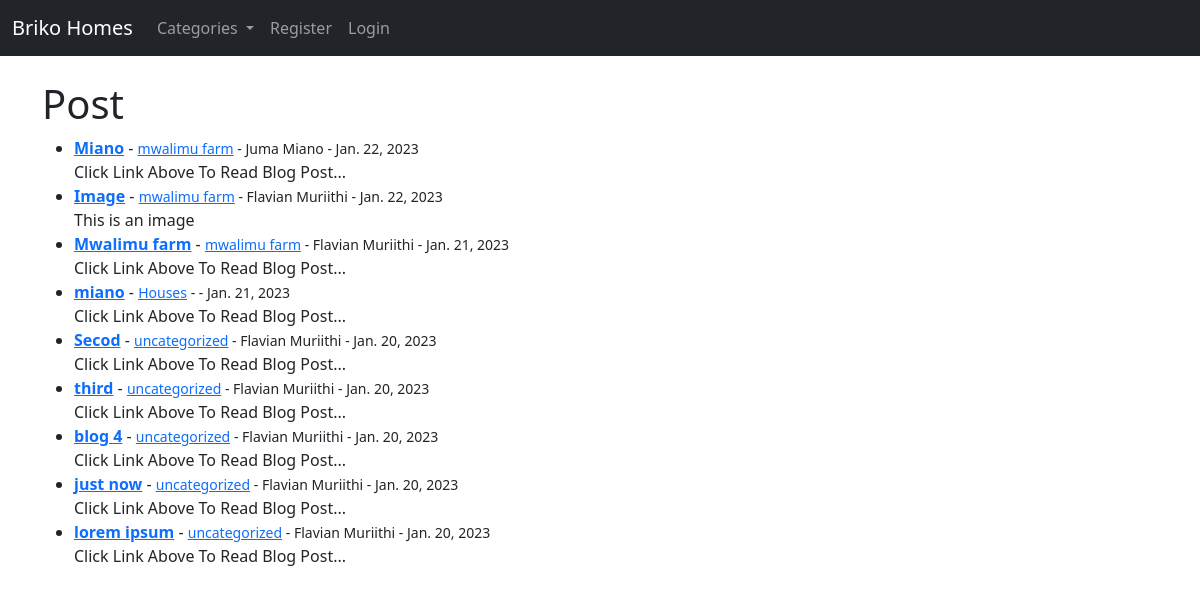
The page / on the database its author committed.
### brikoblog/models.py (models this page shows, shortened)
class Post(models.Model):
    title = models.CharField(max_length=255)
    header_image = models.ImageField(null=True, blank=True, upload_to='images/')
    title_tag = models.CharField(max_length=255)
    author = models.ForeignKey(User, on_delete= models.CASCADE)
    body = RichTextField(blank=True, null=True)
    post_date = models.DateField(auto_now_add=True)
    category = models.CharField(max_length=255, default='uncategorized')
    snippet = models.CharField(max_length=255)
    likes = models.ManyToManyField(User, related_name='blog_post')

### brikoblog/views.py (the view)
# urls.py: path('', HomeView.as_view(), name='home'),
class HomeView(ListView):
    model = Post
    template_name = 'home.html'
    ordering = ['-post_date']
    def get_context_data(self, *args, **kwags):
        cat_menu = Category.objects.all()
        context = super(HomeView, self).get_context_data(*args, **kwags)
        context['cat_menu'] = cat_menu
        return context

### brikoblog/models.py (called while the page is built)
    def __str__(self):
        return self.name

### brikoblog/templates/home.html (shortened to what this page needs)
{% extends 'base.html' %}
{% block content %}
<h1>Post</h1>
<ul>
{% for post in object_list %}
    <li><strong><a href = '{% url "article-detail" post.pk %}'>{{post.title}}</a></strong> -
        <small>
            <a href="{% url 'category' post.category|slugify %}"> {{ post.category }}</a> -
            {{post.author.first_name}}
            {{post.author.last_name}} -
            {{ post.post_date }}
        </small> <br/>
        {{ post.snippet }}
    </li>
{% endfor %}
{% endblock %}

### brikoblog/templates/base.html (shortened to what this page needs)
<!doctype html>
<html lang="en">
  <head>
    <link href="https://cdn.jsdelivr.net/npm/bootstrap@5.1.3/dist/css/bootstrap.min.css" rel="stylesheet">
  </head>
  <body>
    <nav class="navbar navbar-expand-lg navbar-dark bg-dark">
        <div class="container-fluid">
          <a class="navbar-brand" href="{% url 'home' %}">Briko Homes</a>
          <div class="collapse navbar-collapse" id="navbarSupportedContent">
            <ul class="navbar-nav me-auto mb-2 mb-lg-0">
              {% if cat_menu %}
              <li class="nav-item dropdown">
                <a class="nav-link dropdown-toggle" href="#" id="navbarDropdown" role="button" data-bs-toggle="dropdown" aria-expanded="false">
                  Categories
                </a>
              </li>
              {% else %}
                <li class="nav-item">
                  <a class="nav-link" href="{% url 'category_list' %}">Categories</a>
                </li>
              {% endif %}
              {% if user.is_authenticated %}
                <li class="nav-item">
                  <a class="nav-link" href="{% url 'add_post' %}">Add Post</a>
                </li>
                <li class="nav-item">
                  <a class="nav-link" href="{% url 'add_category' %}">Add Category</a>
                </li>
                <li class="nav-item">
                  <a class="nav-link" href="{% url 'edit_profile' %}">Edit Profile</a>
                </li>
                <li class="nav-item">
                  <a class="nav-link" href="{% url 'logout' %}">Logout</a>
                </li>
              {% else %}
                <li class="nav-item">
                  <a class="nav-link" href="{% url 'register' %}">Register</a>
                </li>
                <li class="nav-item">
                  <a class="nav-link" href="{% url 'login' %}">Login</a>
                </li>
              {% endif %}
            </ul>
          </div>
        </div>
      </nav>
    <br>
    <div class="container">
    {% block content %}
    {% endblock %}
    </div>
  </body>
</html>

### rows shown on the page
Post: title "Miano", category "mwalimu farm", author.first_name "Juma", author.last_name "Miano", post_date "Jan. 22, 2023", snippet "Click Link Above To Read Blog Post..."
Post: title "Image", category "mwalimu farm", author.first_name "Flavian", author.last_name "Muriithi", post_date "Jan. 22, 2023", snippet "This is an image"
Post: title "Mwalimu farm", category "mwalimu farm", author.first_name "Flavian", author.last_name "Muriithi", post_date "Jan. 21, 2023", snippet "Click Link Above To Read Blog Post..."
Post: title "miano", category "Houses", post_date "Jan. 21, 2023", snippet "Click Link Above To Read Blog Post..."
Post: title "Secod", category "uncategorized", author.first_name "Flavian", author.last_name "Muriithi", post_date "Jan. 20, 2023", snippet "Click Link Above To Read Blog Post..."
Post: title "third", category "uncategorized", author.first_name "Flavian", author.last_name "Muriithi", post_date "Jan. 20, 2023", snippet "Click Link Above To Read Blog Post..."
Post: title "blog 4", category "uncategorized", author.first_name "Flavian", author.last_name "Muriithi", post_date "Jan. 20, 2023", snippet "Click Link Above To Read Blog Post..."
Post: title "just now", category "uncategorized", author.first_name "Flavian", author.last_name "Muriithi", post_date "Jan. 20, 2023", snippet "Click Link Above To Read Blog Post..."
Post: title "lorem ipsum", category "uncategorized", author.first_name "Flavian", author.last_name "Muriithi", post_date "Jan. 20, 2023", snippet "Click Link Above To Read Blog Post..."
